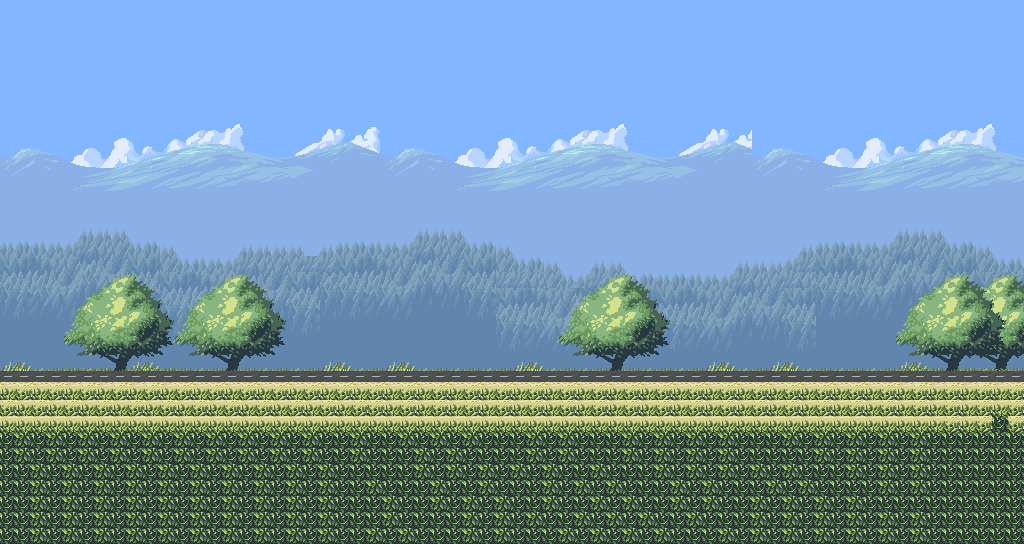

Tiled map render using the project's own tile images. Description and the map definition, with tile-layer contents summarised, below:
An orthogonal 64x34 tile map with 16x16 px tiles, 7 tile layers (nebo, mountain, back, tree, ...), 6 tilesets.

<map version="1.4" tiledversion="1.4.3" orientation="orthogonal" renderorder="right-down" width="64" height="34" tilewidth="16" tileheight="16" infinite="0" nextlayerid="10" nextobjectid="1">
 <tileset firstgid="1" source="nebo.tsx" />
 <tileset firstgid="337" source="back.tsx" />
 <tileset firstgid="477" source="treeNorm.tsx" />
 <tileset firstgid="813" source="panel.tsx" />
 <tileset firstgid="1837" source="brown.tsx" />
 <tileset firstgid="1862" source="../road.tsx" />
 <layer id="1" name="nebo" width="64" height="34">
  <data>[2176 cells, 1280 non-empty, 24 distinct tile ids]</data>
 </layer>
 <layer id="4" name="mountain" width="64" height="34">
  <data>[2176 cells, 832 non-empty, 312 distinct tile ids]</data>
 </layer>
 <layer id="5" name="back" width="64" height="34">
  <data>[2176 cells, 656 non-empty, 90 distinct tile ids]</data>
 </layer>
 <layer id="6" name="tree" width="64" height="34">
  <data>[2176 cells, 576 non-empty, 216 distinct tile ids]</data>
 </layer>
 <layer id="7" name="newTree" width="64" height="34">
  <data>[2176 cells, 698 non-empty, 123 distinct tile ids]</data>
 </layer>
 <layer id="8" name="panel" width="64" height="34">
  <data>[2176 cells, 498 non-empty, 25 distinct tile ids]</data>
 </layer>
 <layer id="9" name="road" width="64" height="34">
  <data>[2176 cells, 64 non-empty, 4 distinct tile ids]</data>
 </layer>
</map>
